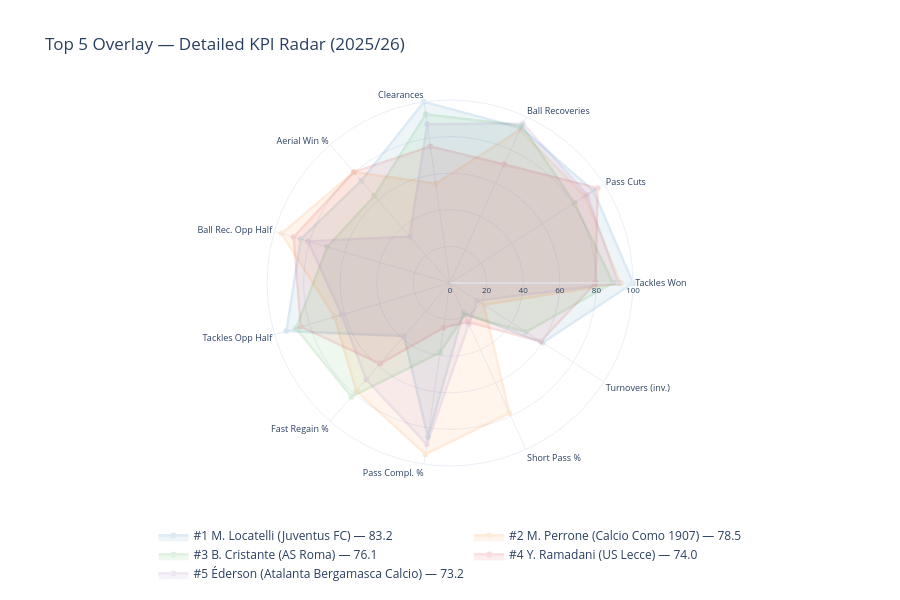

Source (notebook cell):
### Markdown cell above
<details><summary><b>📖 KPI Glossary</b> (click to expand)</summary>

| KPI | What it measures | Notes |
|-----|-----------------|-------|
| **Tackles Won** | Successful tackles per 90 min | Possession-adjusted |
| **Pass Cuts** | Interceptions + blocked passes per 90 min | Merged KPI; possession-adjusted |
| **Ball Recoveries** | Loose balls won back per 90 min | Possession-adjusted |
| **Clearances** | Defensive clearances per 90 min | Possession-adjusted |
| **Aerial Win %** | % of aerial duels won | Ratio — not adjusted |
| **Ball Rec. Opp Half** | Recoveries in opp. half per 90 min | Counter-pressing proxy |
| **Tackles Opp Half** | Successful tackles in opp. half per 90 min | Counter-pressing proxy |
| **Fast Regain %** | % of regains within ≤ 8 opp. passes | Higher = better |
| **Pass Compl. %** | % of passes completed | Ratio — not adjusted |
| **Short Pass %** | % of completed passes that were short | Secure distribution proxy |
| **Turnovers (inv.)** | Dispossessions + bad touches per 90 min | Fewer = better (inverted pctl) |

All radar axes show **percentile ranks** (0–100). Grey dashed line = 50th percentile (league average).

</details>

### Code cell
# ── Overlay radar: Top 5 comparison ───────────────────────────────────────────

top5 = ps.head(5)
colors5 = ["#1f77b4", "#ff7f0e", "#2ca02c", "#d62728", "#9467bd"]

fig_overlay = go.Figure()
for (_, row), color in zip(top5.iterrows(), colors5):
    vals = [row.get(c, 50) for c in radar_cols]
    vals = [v if pd.notna(v) else 50 for v in vals]
    vals_closed = vals + [vals[0]]
    labels_closed = radar_labels + [radar_labels[0]]
    
    fig_overlay.add_trace(go.Scatterpolar(
        r=vals_closed, theta=labels_closed,
        fill="toself", opacity=0.15,
        line=dict(color=color, width=2.5),
        name=f"#{row['rank']} {row['player_name']} ({row['team_name']}) — {row['composite_score']:.1f}",
    ))

fig_overlay.update_polars(radialaxis=dict(range=[0, 100], showticklabels=True, tickfont_size=8))
fig_overlay.update_layout(
    title="Top 5 Overlay — Detailed KPI Radar (2025/26)",
    height=600, template="plotly_white",
    legend=dict(orientation="h", y=-0.15, x=0.5, xanchor="center"),
    polar=dict(angularaxis=dict(tickfont_size=9)),
)
fig_overlay.show()

### Figure 1 — Plotly figure (JSON) as saved in the notebook; plotly's stock layout.template omitted (floating-point values rounded to 4 significant figures)
{"data": [{"fill": "toself", "line": {"color": "#1f77b4", "width": 2.5}, "name": "#1 M. Locatelli (Juventus FC) — 83.2", "opacity": 0.15, "r": [100, 93.15, 93.15, 100, 73.97, 84.93, 93.15, 38.36, 84.93, 17.81, 60.27, 100], "theta": ["Tackles Won", "Pass Cuts", "Ball Recoveries", "Clearances", "Aerial Win %", "Ball Rec. Opp Half", "Tackles Opp Half", "Fast Regain %", "Pass Compl. %", "Short Pass %", "Turnovers (inv.)", "Tackles Won"], "type": "scatterpolar"}, {"fill": "toself", "line": {"color": "#ff7f0e", "width": 2.5}, "name": "#2 M. Perrone (Calcio Como 1907) — 78.5", "opacity": 0.15, "r": [93.15, 87.67, 91.78, 54.79, 80.14, 95.89, 65.75, 78.08, 94.52, 78.08, 21.92, 93.15], "theta": ["Tackles Won", "Pass Cuts", "Ball Recoveries", "Clearances", "Aerial Win %", "Ball Rec. Opp Half", "Tackles Opp Half", "Fast Regain %", "Pass Compl. %", "Short Pass %", "Turnovers (inv.)", "Tackles Won"], "type": "scatterpolar"}, {"fill": "toself", "line": {"color": "#2ca02c", "width": 2.5}, "name": "#3 B. Cristante (AS Roma) — 76.1", "opacity": 0.15, "r": [89.04, 80.82, 94.52, 93.15, 63.01, 69.86, 87.67, 82.19, 38.36, 19.18, 49.32, 89.04], "theta": ["Tackles Won", "Pass Cuts", "Ball Recoveries", "Clearances", "Aerial Win %", "Ball Rec. Opp Half", "Tackles Opp Half", "Fast Regain %", "Pass Compl. %", "Short Pass %", "Turnovers (inv.)", "Tackles Won"], "type": "scatterpolar"}, {"fill": "toself", "line": {"color": "#d62728", "width": 2.5}, "name": "#4 Y. Ramadani (US Lecce) — 74.0", "opacity": 0.15, "r": [79.45, 95.89, 71.23, 75.34, 80.14, 89.04, 84.93, 58.22, 24.66, 23.29, 58.9, 79.45], "theta": ["Tackles Won", "Pass Cuts", "Ball Recoveries", "Clearances", "Aerial Win %", "Ball Rec. Opp Half", "Tackles Opp Half", "Fast Regain %", "Pass Compl. %", "Short Pass %", "Turnovers (inv.)", "Tackles Won"], "type": "scatterpolar"}, {"fill": "toself", "line": {"color": "#9467bd", "width": 2.5}, "name": "#5 Éderson (Atalanta Bergamasca Calcio) — 73.2", "opacity": 0.15, "r": [91.78, 89.04, 95.89, 87.67, 33.56, 80.82, 61.64, 69.86, 89.04, 24.66, 17.81, 91.78], "theta": ["Tackles Won", "Pass Cuts", "Ball Recoveries", "Clearances", "Aerial Win %", "Ball Rec. Opp Half", "Tackles Opp Half", "Fast Regain %", "Pass Compl. %", "Short Pass %", "Turnovers (inv.)", "Tackles Won"], "type": "scatterpolar"}], "layout": {"height": 600, "legend": {"orientation": "h", "x": 0.5, "xanchor": "center", "y": -0.15}, "polar": {"angularaxis": {"tickfont": {"size": 9}}, "radialaxis": {"range": [0, 100], "showticklabels": true, "tickfont": {"size": 8}}}, "title": {"text": "Top 5 Overlay — Detailed KPI Radar (2025/26)"}}}
